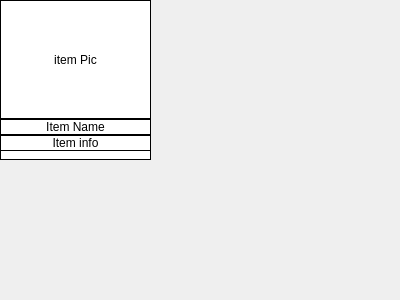
<?xml version="1.0" encoding="UTF-8"?>
<ui version="4.0">
 <class>Item</class>
 <widget class="QWidget" name="Item">
  <property name="geometry">
   <rect>
    <x>0</x>
    <y>0</y>
    <width>400</width>
    <height>300</height>
   </rect>
  </property>
  <property name="windowTitle">
   <string>Form</string>
  </property>
  <widget class="QWidget" name="widget" native="true">
   <property name="geometry">
    <rect>
     <x>0</x>
     <y>0</y>
     <width>151</width>
     <height>160</height>
    </rect>
   </property>
   <property name="sizePolicy">
    <sizepolicy hsizetype="Fixed" vsizetype="Fixed">
     <horstretch>0</horstretch>
     <verstretch>0</verstretch>
    </sizepolicy>
   </property>
   <property name="styleSheet">
    <string notr="true">* {
background-color: white;
border-style: solid;
border-width: 1px;
border-color: black;
}
</string>
   </property>
   <widget class="QWidget" name="verticalLayoutWidget">
    <property name="geometry">
     <rect>
      <x>0</x>
      <y>0</y>
      <width>151</width>
      <height>151</height>
     </rect>
    </property>
    <layout class="QVBoxLayout" name="verticalLayout">
     <property name="spacing">
      <number>0</number>
     </property>
     <item>
      <widget class="QLabel" name="itemPic">
       <property name="text">
        <string>item Pic</string>
       </property>
       <property name="alignment">
        <set>Qt::AlignCenter</set>
       </property>
      </widget>
     </item>
     <item>
      <widget class="QLabel" name="itemName">
       <property name="sizePolicy">
        <sizepolicy hsizetype="Preferred" vsizetype="Fixed">
         <horstretch>0</horstretch>
         <verstretch>0</verstretch>
        </sizepolicy>
       </property>
       <property name="frameShape">
        <enum>QFrame::NoFrame</enum>
       </property>
       <property name="lineWidth">
        <number>1</number>
       </property>
       <property name="text">
        <string>Item Name</string>
       </property>
       <property name="alignment">
        <set>Qt::AlignCenter</set>
       </property>
      </widget>
     </item>
     <item>
      <widget class="QLabel" name="itemInfo">
       <property name="sizePolicy">
        <sizepolicy hsizetype="Preferred" vsizetype="Fixed">
         <horstretch>0</horstretch>
         <verstretch>0</verstretch>
        </sizepolicy>
       </property>
       <property name="baseSize">
        <size>
         <width>150</width>
         <height>20</height>
        </size>
       </property>
       <property name="text">
        <string>Item info</string>
       </property>
       <property name="alignment">
        <set>Qt::AlignCenter</set>
       </property>
      </widget>
     </item>
    </layout>
   </widget>
  </widget>
 </widget>
 <resources/>
 <connections/>
</ui>
